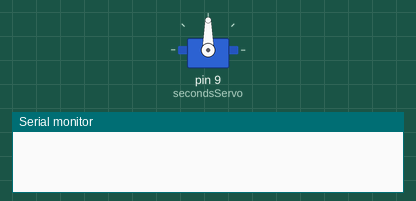
Simulated run of this sketch. Board: Arduino Uno, built with avr-gcc and run on an emulated ATmega328P. Shown: servo, the last lines printed to the serial monitor.

Above: at 0.1 s.
At 9.0 s:
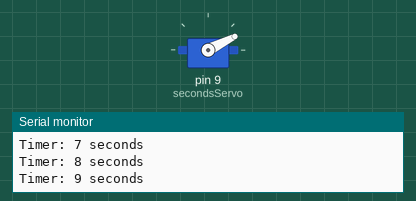
At 19.0 s:
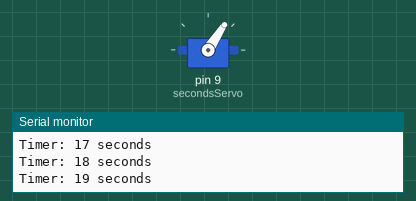
At 39.0 s:
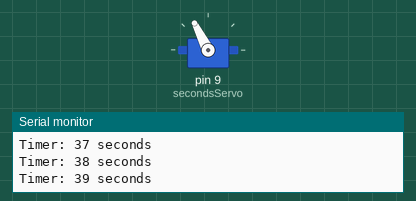
Timing chart, 0 to 40.0 s (numbered marks = the images above):
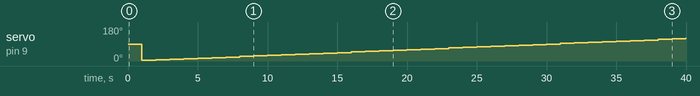

Measured:
- by itself, servo on pin 9 (secondsServo): 90° → 3° at 1.0 s, → 6° 1.0 s later, → 9° 1.0 s later, → 12° 1.0 s later, … (40 changes in this stretch)

The sketch:

ex2_code.ino
```cpp
// (C) Faiza Amjad, Tehreem Asif Group: 11 __ (2024)
// Work package 4
// Exercise 2
// Submission code: 453182 (provided by your TA-s)


#include <Servo.h>

// declaring servo variables
Servo secondsServo; // initializing servo object
int servoPosition = 0; //initialising  to 0 the position in start

// timer variable to keep track of the seconds milli
unsigned long seconds = 0;

void setup()
{
    Serial.begin(9600);// set serial communication
    // attach servo to pin
    secondsServo.attach(9);
    // configure timer 0
    setup_timer0();
}

void setup_timer0()
{
    cli();      // disable interrupts
    TCCR0A = 0; // set entire TCCR0A register to 0
    TCCR0B = 0; // same for TCCR0B
    TCNT0 = 0;  // initialize counter value to 0

    OCR0A = 249;                         // (CLOCK_SPEED / (PRESCALER * INTERRUPT_FREQ)) - 1;
    TCCR0A |= (1 << WGM01);              // turn on CTC mode
    TCCR0B |= (1 << CS01) | (1 << CS00); // set CS01 and CS00 bits for 64 prescaler
    TIMSK0 |= (1 << OCIE0A);             // enable timer to compare interrupt
    sei();                               // enable interrupts
}

// use interrupts instead of loop
void loop(){}

// interrupt service routine for timer 0
ISR(TIMER0_COMPA_vect)
{
    cli();   // disable interrupts
    seconds++; // increments seconds
    // if 1000 ms have passed, update the servos
    if (seconds % 1000 == 0)
    {    //printing timer in seconds
        Serial.print("Timer: ");
        Serial.println((String)(seconds / 1000) + " seconds"); // print the time in seconds instead of milli
        servoPosition = ((seconds / 1000) % 60) * 3;           // calculate the angle for the seconds servo
        secondsServo.write(servoPosition);                  // write the angle to the servo

    }
    sei(); // enable interrupts
}
```
